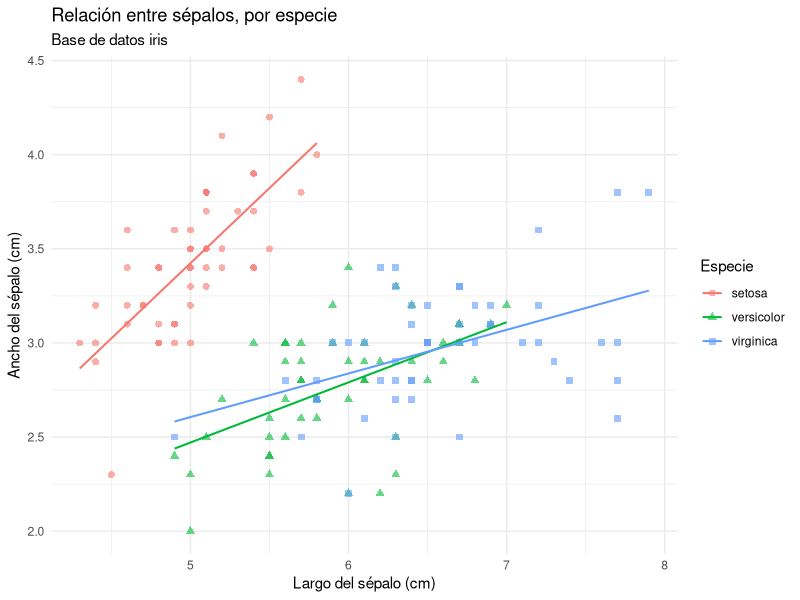
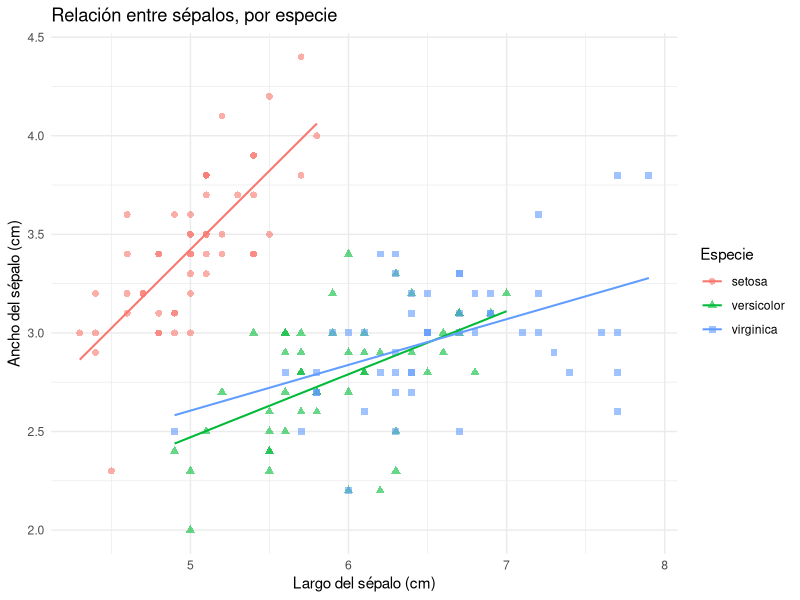

Generate these figures, in order, with R:
## ---- chunk 1
summary(iris)
## ---- chunk 2
#| echo: true
#| eval: true
a <- summary(iris)
print(a)
## ---- chunk 3
#| echo: false
#| eval: true
a <- summary(iris)
print(a)
## ---- chunk 4
#| echo: false
#| eval: true
#| output: false
a <- summary(iris)
print(a)
## ---- chunk 5
#| echo: false
#| eval: true
#| message: false
library("tidyverse")
library("ggplot2")

iris %>%
  ggplot(aes(x = Sepal.Length, y = Sepal.Width, colour = Species, shape = Species)) +
  geom_point(alpha = 0.6, size = 2) +
  geom_smooth(method = "lm", se = FALSE, linewidth = 0.7) +
  labs(
    title = "Relación entre sépalos, por especie",
    subtitle = "Base de datos iris",
    x = "Largo del sépalo (cm)",
    y = "Ancho del sépalo (cm)",
    colour = "Especie", shape = "Especie"
  ) +
  theme_minimal()
## ---- chunk 6
#| echo: true
#| eval: true
#| message: false
iris %>%
  ggplot(aes(x = Sepal.Length, y = Sepal.Width, colour = Species, shape = Species)) +
  geom_point(alpha = 0.6, size = 2) +
  geom_smooth(method = "lm", se = FALSE, linewidth = 0.7) +
  labs(
    title = "Relación entre sépalos, por especie",
    x = "Largo del sépalo (cm)",
    y = "Ancho del sépalo (cm)",
    colour = "Especie", shape = "Especie"
  ) +
  theme_minimal()
